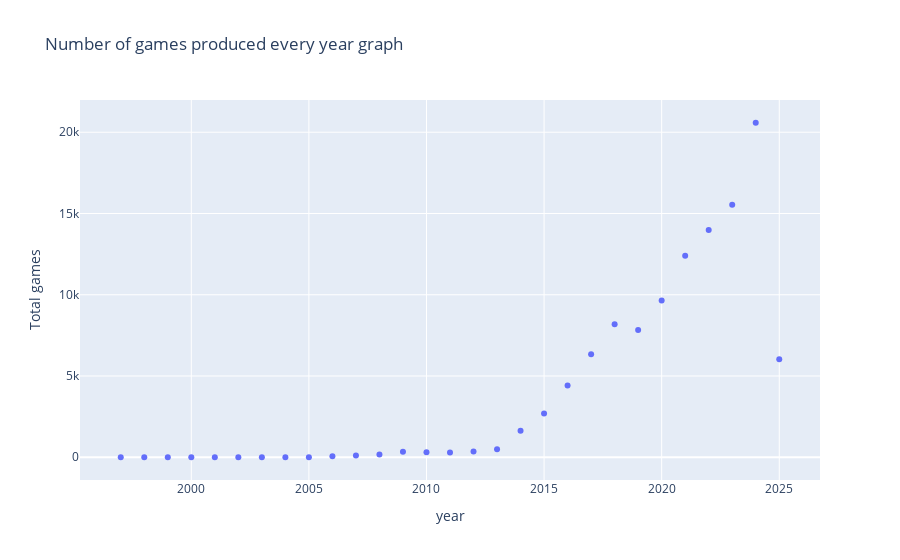

The cell this chart's notebook holds for it:
### Code cell
Number_of_games_produced_every_year_graph = px.scatter(years, x="year", y="Name", title='Number of games produced every year graph',
  labels={ "Name": "Total games",})
Number_of_games_produced_every_year_graph.show()

### Figure 1 — Plotly figure (JSON) as saved in the notebook; plotly's stock layout.template omitted (floating-point values rounded to 4 significant figures)
{"data": [{"hovertemplate": "year=%{x}<br>Total games=%{y}<extra></extra>", "legendgroup": "", "marker": {"color": "#636efa", "symbol": "circle"}, "mode": "markers", "name": "", "orientation": "v", "showlegend": false, "type": "scatter", "x": [1997, 1998, 1999, 2000, 2001, 2002, 2003, 2004, 2005, 2006, 2007, 2008, 2009, 2010, 2011, 2012, 2013, 2014, 2015, 2016, 2017, 2018, 2019, 2020, 2021, 2022, 2023, 2024, 2025], "xaxis": "x", "y": [2, 1, 3, 2, 4, 1, 3, 7, 7, 69, 109, 176, 343, 309, 286, 357, 492, 1634, 2693, 4416, 6334, 8183, 7827, 9647, 12394, 13989, 15543, 20584, 6037], "yaxis": "y"}], "layout": {"legend": {"tracegroupgap": 0}, "title": {"text": "Number of games produced every year graph"}, "xaxis": {"anchor": "y", "domain": [0, 1], "title": {"text": "year"}}, "yaxis": {"anchor": "x", "domain": [0, 1], "title": {"text": "Total games"}}}}
